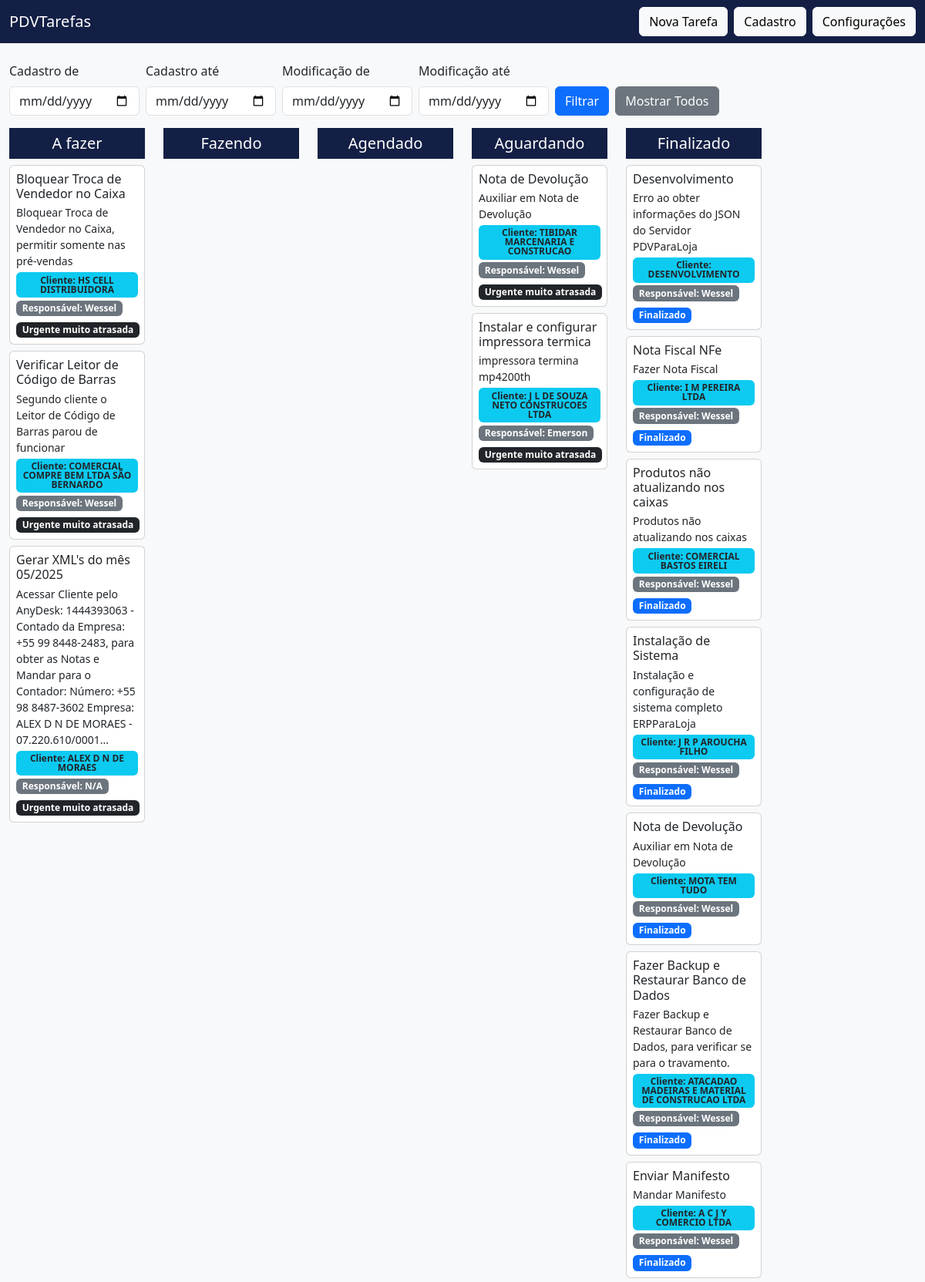
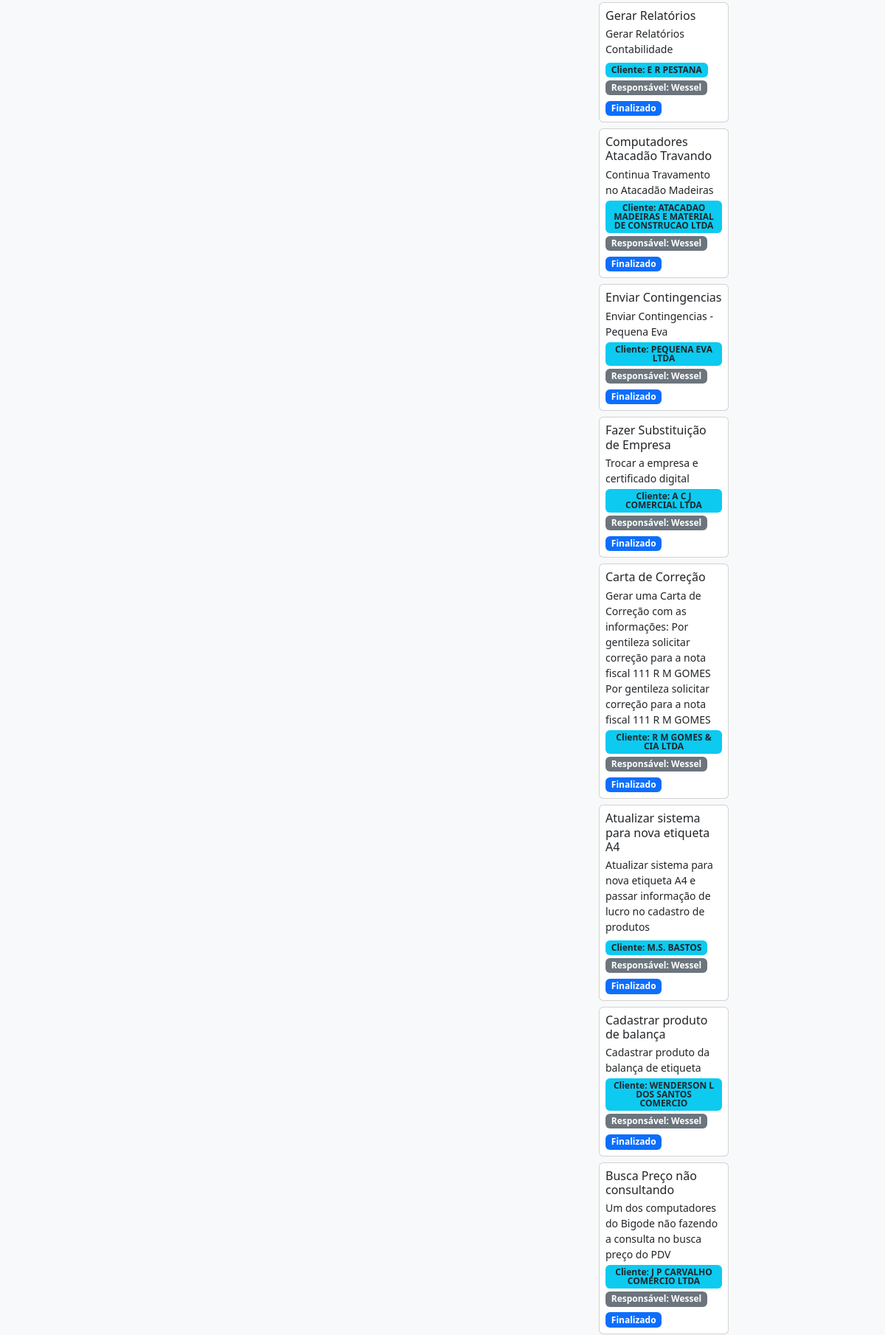
The page / (upper part) on the database its author committed (2 pictures, top to bottom).
### tables this page shows
CREATE TABLE tarefas (
        id INTEGER PRIMARY KEY AUTOINCREMENT,
        titulo TEXT NOT NULL,
        detalhes TEXT,
        responsavel_id INTEGER,
        cliente_id INTEGER,
        status TEXT NOT NULL DEFAULT 'A fazer',
        created_at DATETIME DEFAULT CURRENT_TIMESTAMP,
        updated_at DATETIME DEFAULT CURRENT_TIMESTAMP
    , tipo_atendimento TEXT DEFAULT 'Remoto');

CREATE TABLE clientes (id INTEGER PRIMARY KEY AUTOINCREMENT, cnpj TEXT, nome TEXT NOT NULL);

CREATE TABLE responsaveis (
        id INTEGER PRIMARY KEY AUTOINCREMENT,
        nome TEXT NOT NULL
    );

### index.php (the view, shortened to what this page needs)
<?php
require 'config.php';
function obterTarefasPorStatus(
  $pdo,
  $status,
  $cadastroDe = null,
  $cadastroAte = null,
  $modificacaoDe = null,
  $modificacaoAte = null
) {
  $sql =
      "SELECT t.id, t.titulo, t.detalhes, t.created_at, t.status, t.tipo_atendimento, " .
      "r.nome AS responsavel, c.nome AS cliente " .
      "FROM tarefas t " .
      "LEFT JOIN responsaveis r ON t.responsavel_id = r.id " .
      "LEFT JOIN clientes c ON t.cliente_id = c.id " .
      "WHERE t.status = ?";
  $params = [$status];
  $sql .= " ORDER BY t.id DESC";
  $stmt = $pdo->prepare($sql);
  $stmt->execute($params);
  return $stmt->fetchAll(PDO::FETCH_ASSOC);
}
$statuses = ['A fazer', 'Fazendo', 'Agendado', 'Aguardando', 'Finalizado'];
$tarefas = [];
$dataCadastroDe = $_GET['data_cadastro_de'] ?? null;
$dataCadastroAte = $_GET['data_cadastro_ate'] ?? null;
$dataModificacaoDe = $_GET['data_modificacao_de'] ?? null;
$dataModificacaoAte = $_GET['data_modificacao_ate'] ?? null;
foreach ($statuses as $s) {
  $tarefas[$s] = obterTarefasPorStatus(
      $pdo,
      $s,
      $dataCadastroDe,
      $dataCadastroAte,
      $dataModificacaoDe,
      $dataModificacaoAte
  );
}
?>
<!DOCTYPE html>
<html lang="pt-br">
<head>
    <link rel="stylesheet" href="https://cdn.jsdelivr.net/npm/bootstrap@5.3.0/dist/css/bootstrap.min.css">
    <link rel="stylesheet" href="assets/css/style.css">
    <link href="https://cdn.quilljs.com/1.3.6/quill.snow.css" rel="stylesheet">
</head>
<body>
<nav class="navbar navbar-expand-lg navbar-dark bg-primary">
    <div class="container-fluid">
        <a class="navbar-brand" href="#">PDVTarefas</a>
        <div class="d-flex">
            <button class="btn btn-light me-2" data-bs-toggle="modal" data-bs-target="#novaTarefaModal">Nova Tarefa</button>
            <button class="btn btn-light me-2" data-bs-toggle="modal" data-bs-target="#cadastroModal">Cadastro</button>
            <button class="btn btn-light">Configurações</button>
        </div>
    </div>
    </nav>
<div class="container-fluid mt-4">
    <div class="row mb-3">
        <div class="col">
            <form class="row gy-2 gx-2 align-items-end" method="GET" action="index.php">
            <div class="col-auto">
                    <label class="form-label" for="dataCadastroDe">Cadastro de</label>
                    <input type="date" id="dataCadastroDe" name="data_cadastro_de" class="form-control" value="<?= htmlspecialchars($dataCadastroDe ?? '') ?>">
                </div>
                <div class="col-auto">
                    <label class="form-label" for="dataCadastroAte">Cadastro até</label>
                    <input type="date" id="dataCadastroAte" name="data_cadastro_ate" class="form-control" value="<?= htmlspecialchars($dataCadastroAte ?? '') ?>">
                </div>
                <div class="col-auto">
                    <label class="form-label" for="dataModificacaoDe">Modificação de</label>
                    <input type="date" id="dataModificacaoDe" name="data_modificacao_de" class="form-control" value="<?= htmlspecialchars($dataModificacaoDe ?? '') ?>">
                </div>
                <div class="col-auto">
                    <label class="form-label" for="dataModificacaoAte">Modificação até</label>
                    <input type="date" id="dataModificacaoAte" name="data_modificacao_ate" class="form-control" value="<?= htmlspecialchars($dataModificacaoAte ?? '') ?>">
                </div>
                <div class="col-auto">
                    <button type="submit" class="btn btn-primary">Filtrar</button>
                </div>
                <div class="col-auto">
                    <a href="index.php" class="btn btn-secondary">Mostrar Todos</a>
                </div>
            </form>
        </div>
    </div>
    <div class="row" id="kanban-board">
    <?php foreach ($statuses as $status): ?>
        <div class="col-md-2 col-12 mb-3">
            <h5 class="text-center text-white p-2 bg-primary"><?= htmlspecialchars($status) ?></h5>
            <div class="tarefa-col" data-status="<?= htmlspecialchars($status) ?>">
            <?php foreach ($tarefas[$status] as $tarefa): ?>
              <?php
                    if ($tarefa['status'] === 'Finalizado') {
                        $tempo = 'Finalizado';
                        $badge = 'primary';
                    } else {
                        $diff = (new DateTime($tarefa['created_at']))->diff(new DateTime())->days;
                        if ($diff == 0) {
                            $tempo = 'Normal';
                            $badge = 'success';
                        } elseif ($diff == 1) {
                            $tempo = 'Atrasada';
                            $badge = 'warning';
                        } elseif ($diff == 2) {
                            $tempo = 'Muito atrasada';
                            $badge = 'danger';
                        } elseif ($diff > 5) {
                            $tempo = 'Urgente muito atrasada';
                            $badge = 'dark';
                        } else {
                            $tempo = 'Muito atrasada';
                            $badge = 'danger';
                        }
                    }
                    $detalhesPreview = mb_strlen($tarefa['detalhes']) > 200
                        ? mb_substr($tarefa['detalhes'], 0, 200) . '...'
                        : $tarefa['detalhes'];
                ?>
                <div class="card mb-2 tarefa-card" data-id="<?= $tarefa['id'] ?>" data-bs-toggle="modal" data-bs-target="#detalhesModal" onclick="carregarDetalhes(<?= $tarefa['id'] ?>)">
                    <div class="card-body p-2">
                        <h6 class="card-title mb-1"><?= htmlspecialchars($tarefa['titulo']) ?></h6>
                        <p class="mb-1 small"><?= htmlspecialchars($detalhesPreview) ?></p>
                        <p class="mb-0"><span class="badge bg-info text-dark badge-cliente">Cliente: <?= htmlspecialchars($tarefa['cliente'] ?? 'N/A') ?></span></p>
                        <p class="mb-0"><span class="badge bg-secondary">Responsável: <?= htmlspecialchars($tarefa['responsavel'] ?? 'N/A') ?></span></p>
                        <p class="mb-0 mt-1"><span class="badge bg-<?= $badge ?>"><?= $tempo ?></span></p>
                    </div>
                </div>
            <?php endforeach; ?>
            </div>
        </div>
        <?php endforeach; ?>
    </div>
</div>
<link rel="stylesheet" href="https://code.jquery.com/ui/1.13.2/themes/base/jquery-ui.css">
</body>
</html>

### assets/css/style.css (style rules this page uses)
body { background-color: #f8f9fa; }
.navbar, h5.bg-primary { background-color: #131f45 !important; }
.card { cursor: pointer; }
.tarefa-col { min-height: 70px; }
.badge-cliente { white-space: normal; word-break: break-word; }

### rows shown on the page
tarefas: titulo "Bloquear Troca de Vendedor no Caixa", detalhes "Bloquear Troca de Vendedor no Caixa, permitir somente nas pré-vendas", cliente.nome "HS CELL DISTRIBUIDORA", responsaveis.nome "Wessel", created_at "Urgente muito atrasada"
tarefas: titulo "Verificar Leitor de Código de Barras", detalhes "Segundo cliente o Leitor de Código de Barras parou de funcionar", cliente.nome "COMERCIAL COMPRE BEM LTDA SÃO BERNARDO", responsaveis.nome "Wessel", created_at "Urgente muito atrasada"
tarefas: titulo "Gerar XML's do mês 05/2025", detalhes "Acessar Cliente pelo AnyDesk: 1444393063 - Contado da Empresa: +55 99 8448-2483, para obter as Notas e Mandar para o Contador: Número: +55 98 8487-3602 Empresa: ALEX D N DE MORAES - 07.220.610/0001...", cliente.nome "ALEX D N DE MORAES", responsavel "N/A", created_at "Urgente muito atrasada"
tarefas: titulo "Nota de Devolução", detalhes "Auxiliar em Nota de Devolução", cliente.nome "TIBIDAR MARCENARIA E CONSTRUCAO", responsaveis.nome "Wessel", created_at "Urgente muito atrasada"
tarefas: titulo "Instalar e configurar impressora termica", detalhes "impressora termina mp4200th", cliente.nome "J L DE SOUZA NETO CONSTRUCOES LTDA", responsaveis.nome "Emerson", created_at "Urgente muito atrasada"
tarefas: titulo "Desenvolvimento", detalhes "Erro ao obter informações do JSON do Servidor PDVParaLoja", cliente.nome "DESENVOLVIMENTO", responsaveis.nome "Wessel", status "Finalizado"
tarefas: titulo "Nota Fiscal NFe", detalhes "Fazer Nota Fiscal", cliente.nome "I M PEREIRA LTDA", responsaveis.nome "Wessel", status "Finalizado"
tarefas: titulo "Produtos não atualizando nos caixas", detalhes "Produtos não atualizando nos caixas", cliente.nome "COMERCIAL BASTOS EIRELI", responsaveis.nome "Wessel", status "Finalizado"
tarefas: titulo "Instalação de Sistema", detalhes "Instalação e configuração de sistema completo ERPParaLoja", cliente.nome "J R P AROUCHA FILHO", responsaveis.nome "Wessel", status "Finalizado"
tarefas: titulo "Nota de Devolução", detalhes "Auxiliar em Nota de Devolução", cliente.nome "MOTA TEM TUDO", responsaveis.nome "Wessel", status "Finalizado"
tarefas: titulo "Fazer Backup e Restaurar Banco de Dados", detalhes "Fazer Backup e Restaurar Banco de Dados, para verificar se para o travamento.", cliente.nome "ATACADAO MADEIRAS E MATERIAL DE CONSTRUCAO LTDA", responsaveis.nome "Wessel", status "Finalizado"
tarefas: titulo "Enviar Manifesto", detalhes "Mandar Manifesto", cliente.nome "A C J Y COMERCIO LTDA", responsaveis.nome "Wessel", status "Finalizado"
tarefas: titulo "Gerar Relatórios", detalhes "Gerar Relatórios Contabilidade", cliente.nome "E R PESTANA", responsaveis.nome "Wessel", status "Finalizado"
tarefas: titulo "Computadores Atacadão Travando", detalhes "Continua Travamento no Atacadão Madeiras", cliente.nome "ATACADAO MADEIRAS E MATERIAL DE CONSTRUCAO LTDA", responsaveis.nome "Wessel", status "Finalizado"
tarefas: titulo "Enviar Contingencias", detalhes "Enviar Contingencias - Pequena Eva", cliente.nome "PEQUENA EVA LTDA", responsaveis.nome "Wessel", status "Finalizado"
tarefas: titulo "Fazer Substituição de Empresa", detalhes "Trocar a empresa e certificado digital", cliente.nome "A C J COMERCIAL LTDA", responsaveis.nome "Wessel", status "Finalizado"
tarefas: titulo "Carta de Correção", detalhes "Gerar uma Carta de Correção com as informações: Por gentileza solicitar correção para a nota fiscal 111 R M GOMES Por gentileza solicitar correção para a nota fiscal 111 R M GOMES", cliente.nome "R M GOMES & CIA LTDA", responsaveis.nome "Wessel", status "Finalizado"
tarefas: titulo "Atualizar sistema para nova etiqueta A4", detalhes "Atualizar sistema para nova etiqueta A4 e passar informação de lucro no cadastro de produtos", cliente.nome "M.S. BASTOS", responsaveis.nome "Wessel", status "Finalizado"
tarefas: titulo "Cadastrar produto de balança", detalhes "Cadastrar produto da balança de etiqueta", cliente.nome "WENDERSON L DOS SANTOS COMERCIO", responsaveis.nome "Wessel", status "Finalizado"
tarefas: titulo "Busca Preço não consultando", detalhes "Um dos computadores do Bigode não fazendo a consulta no busca preço do PDV", cliente.nome "J P CARVALHO COMERCIO LTDA", responsaveis.nome "Wessel", status "Finalizado"

### other values the page prints
$status "A fazer"
$status "Fazendo"
$status "Agendado"
$status "Aguardando"
$status "Finalizado"
